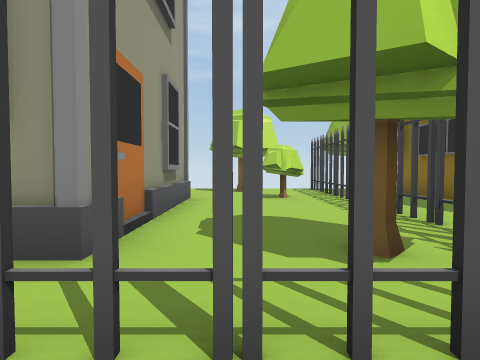
[1] (above)

23 first-person views from a walk through a 3-D level made in the Unity game engine. The camera is 1.4 m above the floor, tilts 2° down and sees 75° across. The floor is counted in squares, 2 m on a side. Each view is taken from the middle of a square. On the plan, view 1 faces up. The plan holds only what a view shows up to about 10 squares ahead; the rest is blank. The place goes on beyond the plan.

[2]
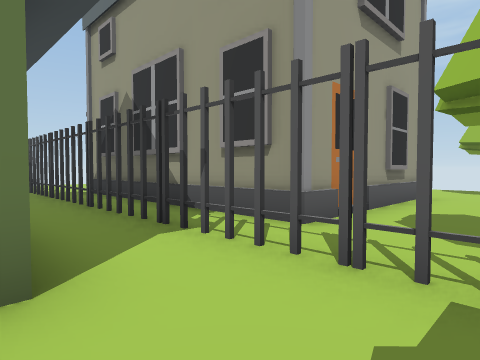

[3]
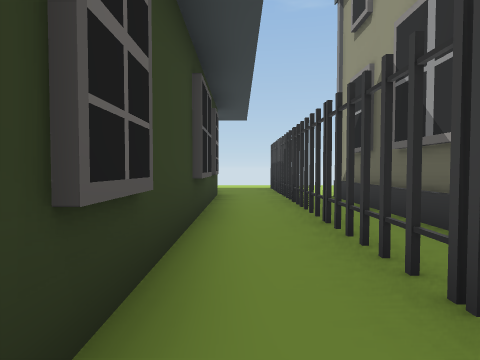

[4]
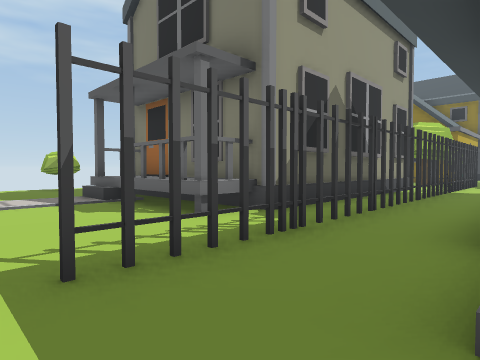

[5]
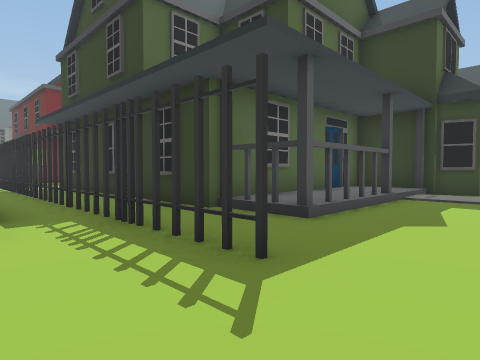

[6]
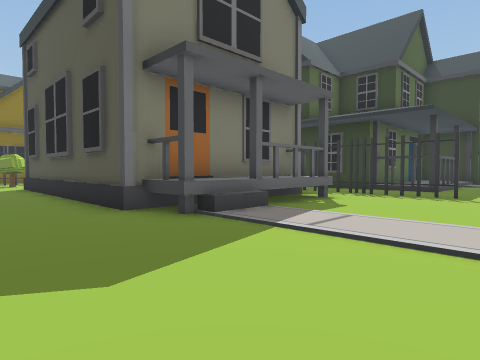

[7]
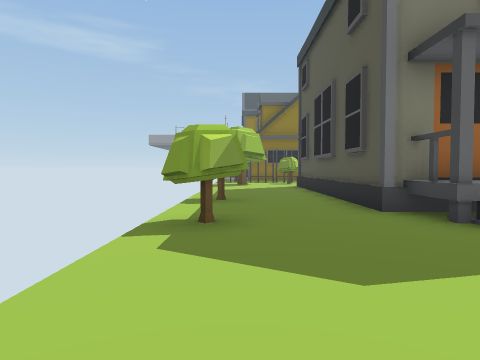

[8]
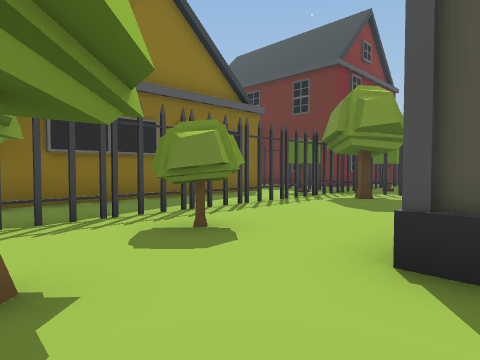

[9]
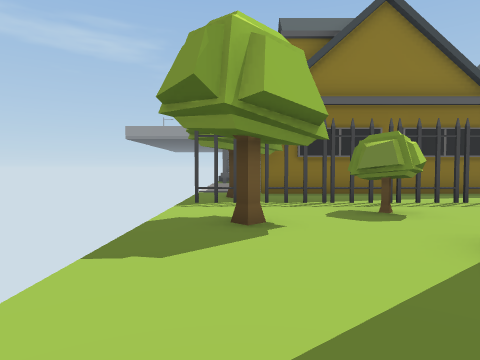

[10]
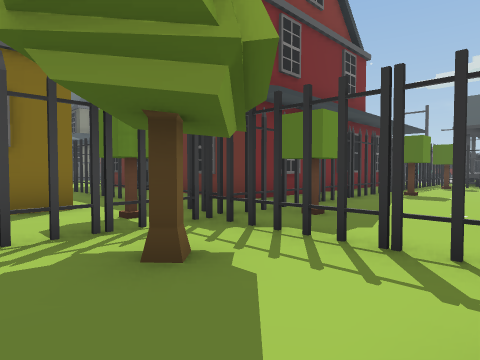

[11]
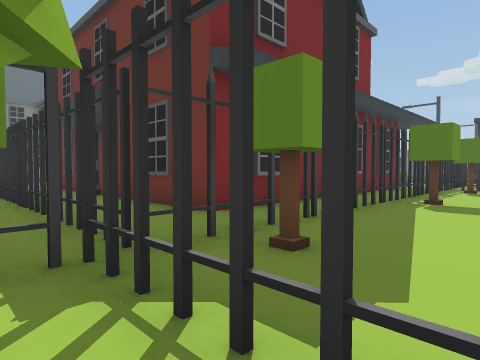

[12]
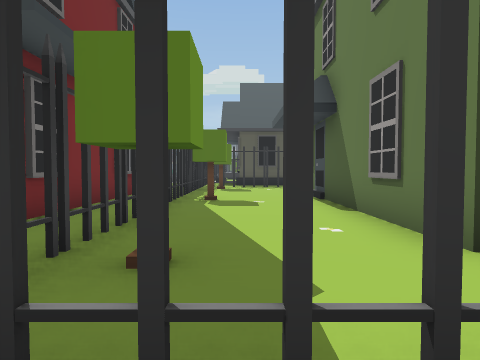

[13]
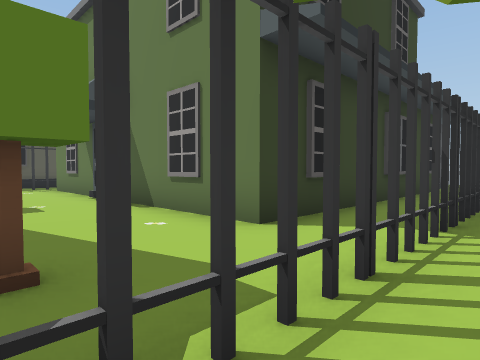

[14]
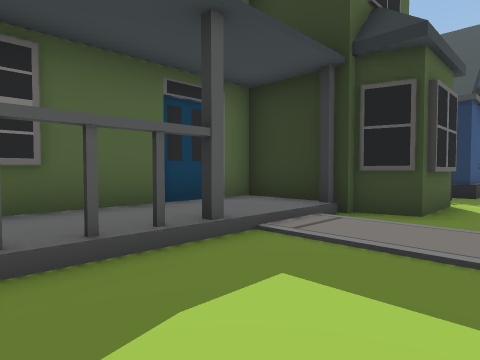

[15]
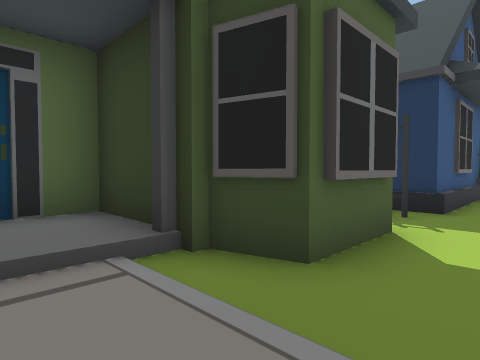

[16]
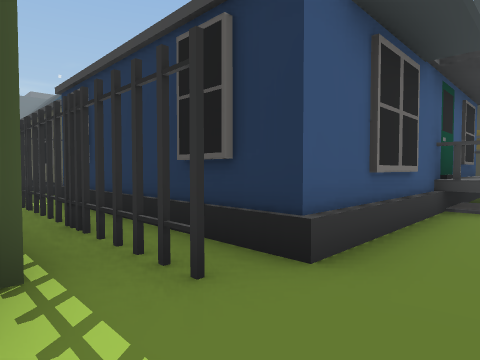

[17]
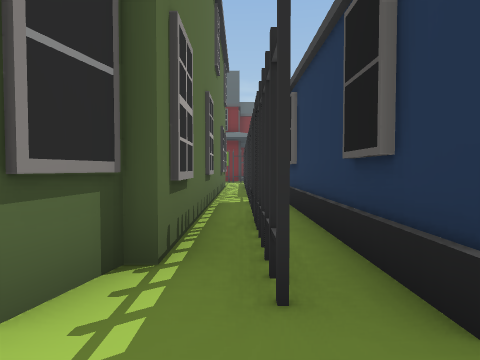

[18]
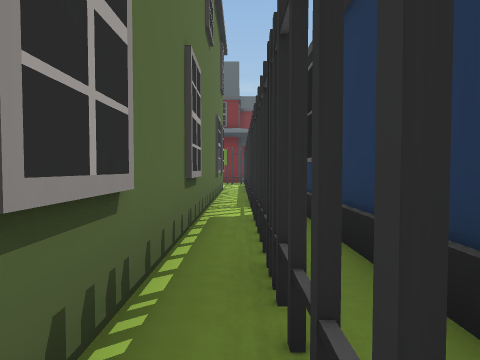

[19]
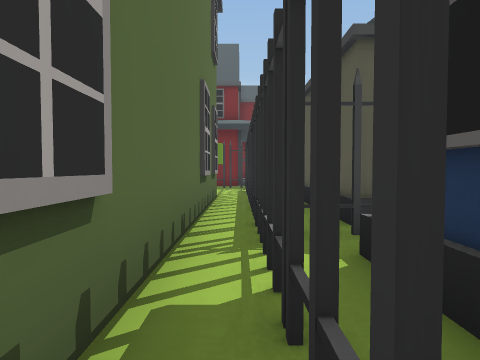

[20]
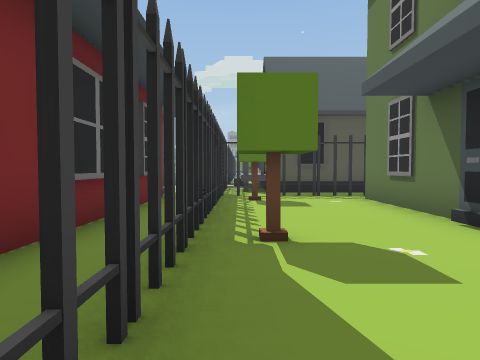

[21]
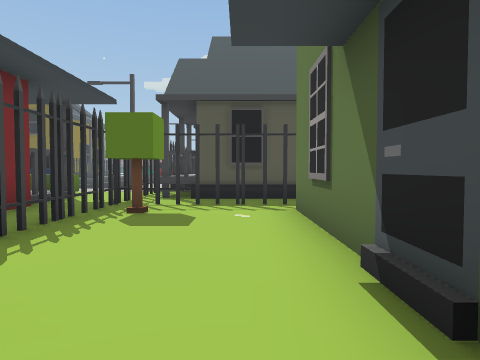

[22]
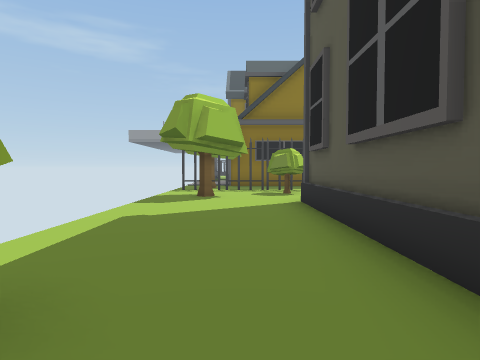

[23]
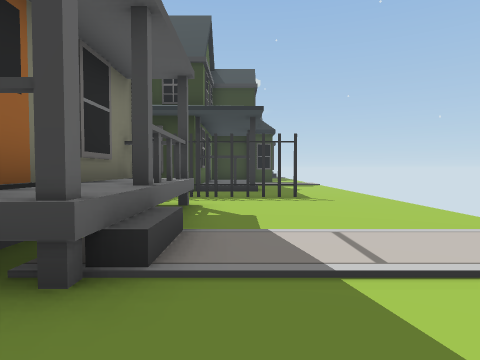

### Floor plan
Key: @ floor where view 1 was taken; # wall or solid block; x gap in a wall; . main floor; : floor 0.25 m higher than the main floor; + floor 1 m higher than the main floor; / step, stairs or slope; = window, fence, low wall or low ledge; ^ raised ledge; T tree; H thing the floor can be seen under or through; O other object.
Columns run from 14 left of view 1 to 7 right of it. Each row starts with its distance up from view 1.
 11  ...T..T...........
 10 ....T..T......T...T
  9 .................H.#
  8 ...............T.H.#
  7 ....=########..T.H.#
  6 ..../+^     #....H.#
  5 ....=+^     #....H.#
  4 ....=+^     #....H.#
  3 ....#x#######..T.H.#
  2 .................T.#
  1 ..HHHHHHHHHHHHHH####
  0 ..............@.T#
 -1 ...###########...#
 -2 ...x:#       #...#
 -3 ...x:#       #...#
 -4 ...::#       #...#
 -5 ...::#       #..T#
 -6 ...::#       #...#
 -7 ..####       #...#
 -8 ..##         #...##
 -9 ..###### #####..T##
-10 .......# #......#.#
-11 ..###### ########.#
-12 ..#           ##^.#OOO
-13 ..#             ^..
-14  .#             ^
-15  ##
-16  ^
-17  #
-18  ^
-19   #
-20   #
-21   #

Where each view was taken, in squares from view 1:
view 1: 0 up, 0 right, facing up
view 2: 1 down, 1 right, facing up-left
view 3: 0 up, 1 left, facing left
view 4: 1 down, 13 left, facing up-right
view 5: 3 up, 14 left, facing down-right
view 6: 10 up, 14 left, facing down-right
view 7: 10 up, 14 left, facing right
view 8: 10 up, 2 left, facing down-right
view 9: 10 up, 4 left, facing right
view 10: 4 up, 1 left, facing down-right
view 11: 2 up, 0 right, facing down-right
view 12: 2 up, 1 right, facing down
view 13: 2 up, 2 right, facing down-left
view 14: 2 down, 14 left, facing down-right
view 15: 5 down, 14 left, facing down-right
view 16: 9 down, 14 left, facing down-right
view 17: 10 down, 14 left, facing right
view 18: 10 down, 12 left, facing right
view 19: 10 down, 9 left, facing right
view 20: 2 down, 2 right, facing down
view 21: 4 down, 0 right, facing down
view 22: 9 up, 8 left, facing right
view 23: 9 up, 11 left, facing down
